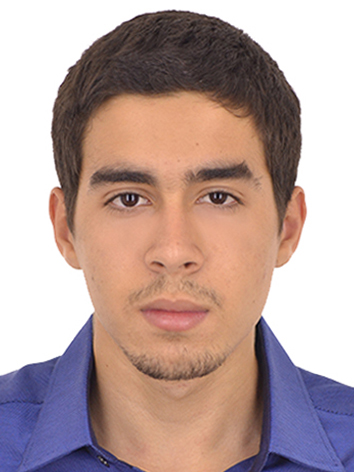
#> input picture img.jpg, 354 x 472 px
$ python translation.py
#> lines starting #> are read from the running program, lines starting #| are printed output that depends on the picture
import cv2 as cv
import numpy as np

img = cv.imread("./img.jpg")
#> img is the input picture: shape (472, 354, 3); mean B, G, R 156.7, 160.8, 184.3

height, width = img.shape[:2]
#> height = 472; width = 354
quarterHeight, quarterWidth = height/4, width/4
#> quarterHeight = 118; quarterWidth = 88.5
translationMatrix = np.float32([[1, 0, quarterWidth], [0, 1, quarterHeight]])
#> translationMatrix = [[1, 0, 88.5], [0, 1, 118]]

imgTranslated = cv.warpAffine(img, translationMatrix, (width, height))
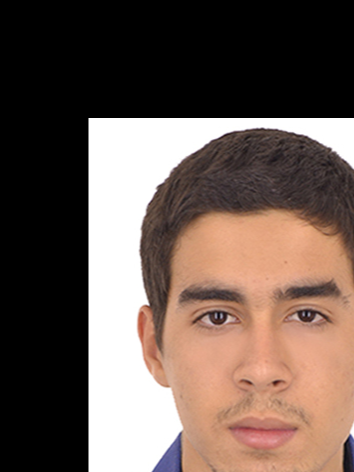
#> imgTranslated: shape (472, 354, 3); mean B, G, R 82.7, 90.9, 108.1

cv.imshow("Translated", imgTranslated)
cv.waitKey(0)
cv.destroyAllWindows()
